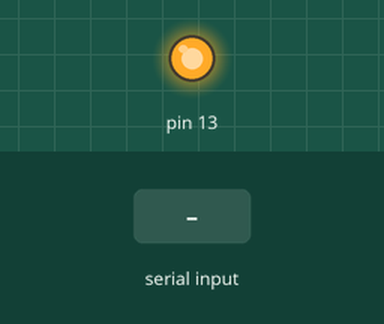
Recording of a sketch running on a simulated Arduino Uno, built with avr-gcc and run on an emulated ATmega328P. Shown: output pins drawn as LEDs (lit = HIGH). The inputs (shaded band) are chosen by the test bench.

Above: at 1.2 s.
1.3 s: "0" received over Serial
At 1.6 s:
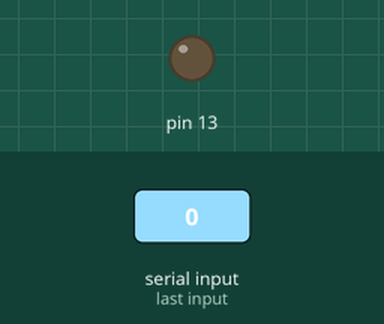
2.8 s: "1" received over Serial
At 3.9 s:
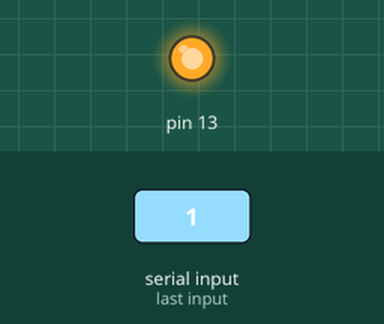
Timing chart, 0 to 5.8 s (numbered marks = the images above; inputs shaded):
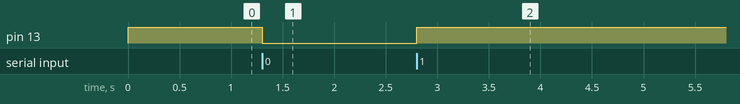

Measured:
- after the input at 1.3 s, pin 13: HIGH → LOW at once
- after the input at 2.8 s, pin 13: LOW → HIGH at once

The sketch:

Python_for_arduino_cmd.ino
```cpp
int trigPin = 3;                  //Trig Pin
int echoPin = 2;                  //Echo Pin
int duration,distance;
void setup() {
  Serial.begin(9600);
  pinMode(13, OUTPUT);//設定13號埠作為輸出埠
  digitalWrite(13, HIGH); //讓燈開始時亮
  pinMode(trigPin, OUTPUT);        //Define inputs and outputs
  pinMode(echoPin, INPUT);
}
char var;
void loop() {
  while (Serial.available() > 0) //當有訊號的時候
  {
    var = Serial.read();
    if (var == '0') //傳過來的是0
      digitalWrite(13, LOW);
    if (var == '1') //傳過來的是1
      digitalWrite(13, HIGH);
    if (var == '2') //傳過來的是1
      hs_04();

  }
}

void hs_04(){

  digitalWrite(trigPin,HIGH);
  delayMicroseconds(1000);
  digitalWrite(trigPin,LOW);
  duration=pulseIn(echoPin,HIGH);
  distance=(duration*0.034/2);
  //Serial.print("Dystance=");
  Serial.print(distance);
  //Serial.print("cm");

  delay(500);


  }
```
